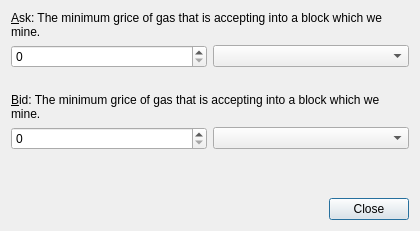
<?xml version="1.0" encoding="UTF-8"?>
<ui version="4.0">
 <class>GasPricing</class>
 <widget class="QDialog" name="GasPricing">
  <property name="geometry">
   <rect>
    <x>0</x>
    <y>0</y>
    <width>416</width>
    <height>231</height>
   </rect>
  </property>
  <property name="windowTitle">
   <string>Gas Pricing</string>
  </property>
  <layout class="QGridLayout" name="gridLayout">
   <item row="3" column="0" colspan="2">
    <spacer name="verticalSpacer">
     <property name="orientation">
      <enum>Qt::Vertical</enum>
     </property>
     <property name="sizeHint" stdset="0">
      <size>
       <width>398</width>
       <height>45</height>
      </size>
     </property>
    </spacer>
   </item>
   <item row="4" column="0" colspan="2">
    <widget class="QLabel" name="label5_3">
     <property name="text">
      <string>&amp;Bid: The minimum grice of gas that is accepting into a block which we mine.</string>
     </property>
     <property name="alignment">
      <set>Qt::AlignLeading|Qt::AlignLeft|Qt::AlignTop</set>
     </property>
     <property name="wordWrap">
      <bool>true</bool>
     </property>
     <property name="buddy">
      <cstring>bidValue</cstring>
     </property>
    </widget>
   </item>
   <item row="1" column="0">
    <widget class="QSpinBox" name="askValue">
     <property name="suffix">
      <string/>
     </property>
     <property name="maximum">
      <number>430000000</number>
     </property>
     <property name="value">
      <number>0</number>
     </property>
    </widget>
   </item>
   <item row="10" column="0" colspan="2">
    <layout class="QHBoxLayout" name="horizontalLayout">
     <item>
      <spacer name="horizontalSpacer">
       <property name="orientation">
        <enum>Qt::Horizontal</enum>
       </property>
       <property name="sizeHint" stdset="0">
        <size>
         <width>40</width>
         <height>20</height>
        </size>
       </property>
      </spacer>
     </item>
     <item>
      <widget class="QPushButton" name="close">
       <property name="text">
        <string>Close</string>
       </property>
       <property name="default">
        <bool>true</bool>
       </property>
      </widget>
     </item>
    </layout>
   </item>
   <item row="0" column="0" colspan="2">
    <widget class="QLabel" name="label5_2">
     <property name="text">
      <string>&amp;Ask: The minimum grice of gas that is accepting into a block which we mine.</string>
     </property>
     <property name="alignment">
      <set>Qt::AlignLeading|Qt::AlignLeft|Qt::AlignTop</set>
     </property>
     <property name="wordWrap">
      <bool>true</bool>
     </property>
     <property name="buddy">
      <cstring>askValue</cstring>
     </property>
    </widget>
   </item>
   <item row="1" column="1">
    <widget class="QComboBox" name="askUnits"/>
   </item>
   <item row="5" column="0">
    <widget class="QSpinBox" name="bidValue">
     <property name="suffix">
      <string/>
     </property>
     <property name="maximum">
      <number>430000000</number>
     </property>
     <property name="value">
      <number>0</number>
     </property>
    </widget>
   </item>
   <item row="5" column="1">
    <widget class="QComboBox" name="bidUnits"/>
   </item>
   <item row="7" column="0" colspan="2">
    <spacer name="verticalSpacer_2">
     <property name="orientation">
      <enum>Qt::Vertical</enum>
     </property>
     <property name="sizeHint" stdset="0">
      <size>
       <width>20</width>
       <height>40</height>
      </size>
     </property>
    </spacer>
   </item>
   <item row="9" column="0" colspan="2">
    <spacer name="verticalSpacer_3">
     <property name="orientation">
      <enum>Qt::Vertical</enum>
     </property>
     <property name="sizeHint" stdset="0">
      <size>
       <width>20</width>
       <height>40</height>
      </size>
     </property>
    </spacer>
   </item>
   <item row="8" column="0" colspan="2">
    <spacer name="verticalSpacer_4">
     <property name="orientation">
      <enum>Qt::Vertical</enum>
     </property>
     <property name="sizeHint" stdset="0">
      <size>
       <width>20</width>
       <height>40</height>
      </size>
     </property>
    </spacer>
   </item>
  </layout>
 </widget>
 <resources/>
 <connections>
  <connection>
   <sender>close</sender>
   <signal>clicked()</signal>
   <receiver>GasPricing</receiver>
   <slot>accept()</slot>
   <hints>
    <hint type="sourcelabel">
     <x>387</x>
     <y>264</y>
    </hint>
    <hint type="destinationlabel">
     <x>240</x>
     <y>262</y>
    </hint>
   </hints>
  </connection>
 </connections>
</ui>
